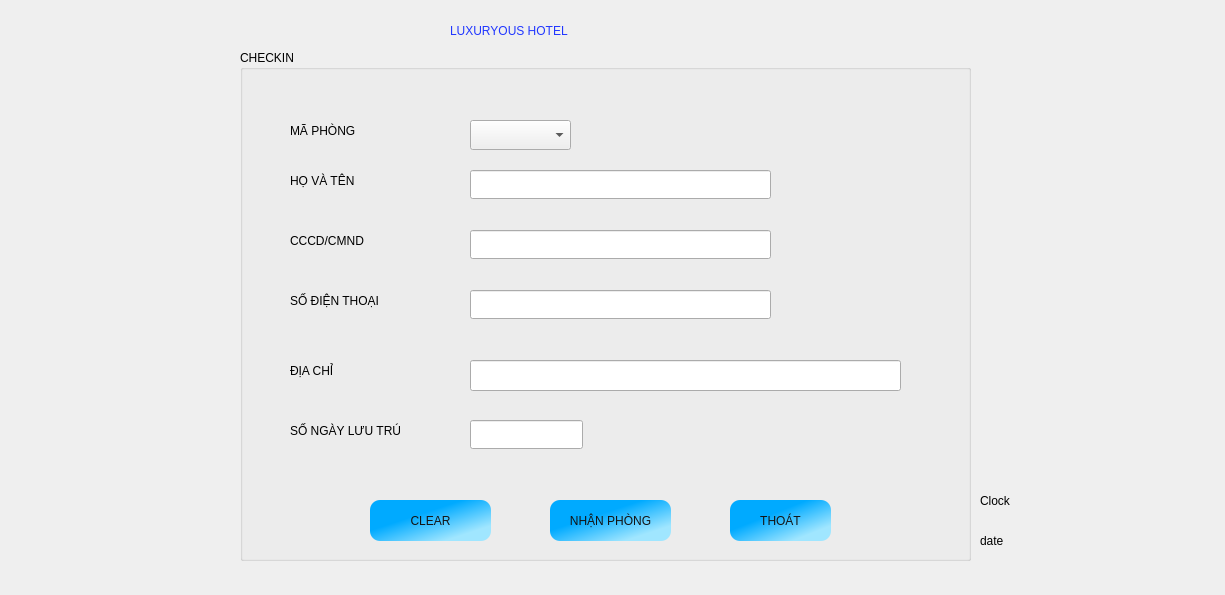
<?xml version="1.0" encoding="UTF-8"?>
<ui version="4.0">
 <class>checkin</class>
 <widget class="QDialog" name="checkin">
  <property name="geometry">
   <rect>
    <x>0</x>
    <y>0</y>
    <width>1225</width>
    <height>595</height>
   </rect>
  </property>
  <property name="windowTitle">
   <string>Dialog</string>
  </property>
  <widget class="QGroupBox" name="groupBox">
   <property name="geometry">
    <rect>
     <x>240</x>
     <y>50</y>
     <width>731</width>
     <height>511</height>
    </rect>
   </property>
   <property name="title">
    <string>CHECKIN</string>
   </property>
   <widget class="QLineEdit" name="address">
    <property name="geometry">
     <rect>
      <x>230</x>
      <y>310</y>
      <width>431</width>
      <height>31</height>
     </rect>
    </property>
   </widget>
   <widget class="QLabel" name="label_4">
    <property name="geometry">
     <rect>
      <x>50</x>
      <y>240</y>
      <width>141</width>
      <height>22</height>
     </rect>
    </property>
    <property name="styleSheet">
     <string notr="true">font: 12pt &quot;Segoe UI&quot;;</string>
    </property>
    <property name="text">
     <string>SỐ ĐIỆN THOẠI</string>
    </property>
   </widget>
   <widget class="QLabel" name="label_3">
    <property name="geometry">
     <rect>
      <x>50</x>
      <y>180</y>
      <width>121</width>
      <height>22</height>
     </rect>
    </property>
    <property name="styleSheet">
     <string notr="true">font: 12pt &quot;Segoe UI&quot;;</string>
    </property>
    <property name="text">
     <string>CCCD/CMND</string>
    </property>
   </widget>
   <widget class="QLabel" name="label">
    <property name="geometry">
     <rect>
      <x>50</x>
      <y>70</y>
      <width>111</width>
      <height>22</height>
     </rect>
    </property>
    <property name="styleSheet">
     <string notr="true">font: 12pt &quot;Segoe UI&quot;;</string>
    </property>
    <property name="text">
     <string>MÃ PHÒNG</string>
    </property>
   </widget>
   <widget class="QLineEdit" name="cccd">
    <property name="geometry">
     <rect>
      <x>230</x>
      <y>180</y>
      <width>301</width>
      <height>29</height>
     </rect>
    </property>
   </widget>
   <widget class="QLabel" name="label_5">
    <property name="geometry">
     <rect>
      <x>50</x>
      <y>310</y>
      <width>91</width>
      <height>22</height>
     </rect>
    </property>
    <property name="styleSheet">
     <string notr="true">font: 12pt &quot;Segoe UI&quot;;</string>
    </property>
    <property name="text">
     <string>ĐỊA CHỈ</string>
    </property>
   </widget>
   <widget class="QLabel" name="label_2">
    <property name="geometry">
     <rect>
      <x>50</x>
      <y>120</y>
      <width>101</width>
      <height>22</height>
     </rect>
    </property>
    <property name="styleSheet">
     <string notr="true">font: 12pt &quot;Segoe UI&quot;;</string>
    </property>
    <property name="text">
     <string>HỌ VÀ TÊN</string>
    </property>
   </widget>
   <widget class="QLineEdit" name="phone">
    <property name="geometry">
     <rect>
      <x>230</x>
      <y>240</y>
      <width>301</width>
      <height>29</height>
     </rect>
    </property>
   </widget>
   <widget class="QLineEdit" name="name">
    <property name="geometry">
     <rect>
      <x>230</x>
      <y>120</y>
      <width>301</width>
      <height>29</height>
     </rect>
    </property>
   </widget>
   <widget class="QPushButton" name="submit">
    <property name="geometry">
     <rect>
      <x>310</x>
      <y>450</y>
      <width>121</width>
      <height>41</height>
     </rect>
    </property>
    <property name="styleSheet">
     <string notr="true">
QPushButton{
	font: 700 10pt &quot;Segoe UI&quot;;
background-color: rgb(34, 150, 200);
background-color: qlineargradient(spread:pad, x1:0.278977, y1:0.268, x2:0.808, y2:0.812773, stop:0.196347 rgba(0, 170, 255, 255), stop:1 rgba(160, 230, 255, 255));
color: rgb(20, 20, 20);
border-radius:10px;
}
QPushButton:hover{
	background-color: rgb(150, 150, 150);
	color: rgb(34, 34, 34);
font: 900 10pt &quot;Segoe UI&quot;;
border-radius:10px;
}
QPushButton:pressed{
   
	background-color: rgb(37, 95, 255);
}</string>
    </property>
    <property name="text">
     <string>NHẬN PHÒNG</string>
    </property>
   </widget>
   <widget class="QPushButton" name="cancel">
    <property name="geometry">
     <rect>
      <x>490</x>
      <y>450</y>
      <width>101</width>
      <height>41</height>
     </rect>
    </property>
    <property name="styleSheet">
     <string notr="true">
QPushButton{
	font: 700 10pt &quot;Segoe UI&quot;;
background-color: rgb(34, 150, 200);
background-color: qlineargradient(spread:pad, x1:0.278977, y1:0.268, x2:0.808, y2:0.812773, stop:0.196347 rgba(0, 170, 255, 255), stop:1 rgba(160, 230, 255, 255));
color: rgb(20, 20, 20);
border-radius:10px;
}
QPushButton:hover{
	background-color: rgb(150, 150, 150);
	color: rgb(34, 34, 34);
font: 900 10pt &quot;Segoe UI&quot;;
border-radius:10px;
}
QPushButton:pressed{
   
	background-color: rgb(37, 95, 255);
}</string>
    </property>
    <property name="text">
     <string>THOÁT</string>
    </property>
   </widget>
   <widget class="QComboBox" name="cmbRoomList">
    <property name="geometry">
     <rect>
      <x>230</x>
      <y>70</y>
      <width>101</width>
      <height>30</height>
     </rect>
    </property>
   </widget>
   <widget class="QLabel" name="label_6">
    <property name="geometry">
     <rect>
      <x>50</x>
      <y>370</y>
      <width>171</width>
      <height>22</height>
     </rect>
    </property>
    <property name="styleSheet">
     <string notr="true">font: 12pt &quot;Segoe UI&quot;;</string>
    </property>
    <property name="text">
     <string>SỐ NGÀY LƯU TRÚ</string>
    </property>
   </widget>
   <widget class="QLineEdit" name="days">
    <property name="geometry">
     <rect>
      <x>230</x>
      <y>370</y>
      <width>113</width>
      <height>29</height>
     </rect>
    </property>
   </widget>
   <widget class="QPushButton" name="clear">
    <property name="geometry">
     <rect>
      <x>130</x>
      <y>450</y>
      <width>121</width>
      <height>41</height>
     </rect>
    </property>
    <property name="styleSheet">
     <string notr="true">
QPushButton{
	font: 700 10pt &quot;Segoe UI&quot;;
background-color: rgb(34, 150, 200);
background-color: qlineargradient(spread:pad, x1:0.278977, y1:0.268, x2:0.808, y2:0.812773, stop:0.196347 rgba(0, 170, 255, 255), stop:1 rgba(160, 230, 255, 255));
color: rgb(20, 20, 20);
border-radius:10px;
}
QPushButton:hover{
	background-color: rgb(150, 150, 150);
	color: rgb(34, 34, 34);
font: 900 10pt &quot;Segoe UI&quot;;
border-radius:10px;
}
QPushButton:pressed{
   
	background-color: rgb(37, 95, 255);
}</string>
    </property>
    <property name="text">
     <string>CLEAR</string>
    </property>
   </widget>
  </widget>
  <widget class="QLabel" name="label_7">
   <property name="geometry">
    <rect>
     <x>90</x>
     <y>530</y>
     <width>391</width>
     <height>22</height>
    </rect>
   </property>
   <property name="text">
    <string/>
   </property>
  </widget>
  <widget class="QLabel" name="label_10">
   <property name="geometry">
    <rect>
     <x>450</x>
     <y>0</y>
     <width>361</width>
     <height>61</height>
    </rect>
   </property>
   <property name="styleSheet">
    <string notr="true">font: 700 italic 14pt &quot;Fixedsys&quot;;
font: 700 italic 22pt &quot;Source Code Pro&quot;;
font: 700 italic 28pt &quot;Roman&quot;;

color: rgb(33, 55, 255);</string>
   </property>
   <property name="text">
    <string>LUXURYOUS HOTEL</string>
   </property>
  </widget>
  <widget class="QLabel" name="clock">
   <property name="geometry">
    <rect>
     <x>980</x>
     <y>480</y>
     <width>231</width>
     <height>41</height>
    </rect>
   </property>
   <property name="styleSheet">
    <string notr="true">font: 16pt &quot;Segoe UI&quot;;</string>
   </property>
   <property name="text">
    <string>Clock</string>
   </property>
  </widget>
  <widget class="QLabel" name="date">
   <property name="geometry">
    <rect>
     <x>980</x>
     <y>520</y>
     <width>261</width>
     <height>41</height>
    </rect>
   </property>
   <property name="styleSheet">
    <string notr="true">font: 12pt &quot;Segoe UI&quot;;</string>
   </property>
   <property name="text">
    <string>date</string>
   </property>
  </widget>
 </widget>
 <resources/>
 <connections/>
</ui>
